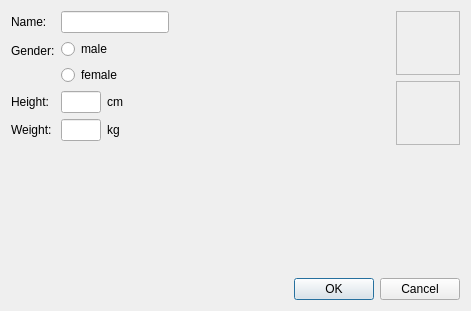
<?xml version="1.0" encoding="UTF-8"?>
<ui version="4.0">
 <class>PlayerInformationDialog</class>
 <widget class="QDialog" name="PlayerInformationDialog">
  <property name="geometry">
   <rect>
    <x>0</x>
    <y>0</y>
    <width>471</width>
    <height>311</height>
   </rect>
  </property>
  <property name="windowTitle">
   <string>Player</string>
  </property>
  <layout class="QVBoxLayout" name="verticalLayout">
   <item>
    <layout class="QHBoxLayout" name="horizontalLayout">
     <property name="spacing">
      <number>-1</number>
     </property>
     <item>
      <layout class="QFormLayout" name="formLayout">
       <property name="fieldGrowthPolicy">
        <enum>QFormLayout::FieldsStayAtSizeHint</enum>
       </property>
       <item row="0" column="0">
        <widget class="QLabel" name="label">
         <property name="text">
          <string>Name:</string>
         </property>
        </widget>
       </item>
       <item row="1" column="0">
        <widget class="QLabel" name="label_2">
         <property name="text">
          <string>Gender:</string>
         </property>
        </widget>
       </item>
       <item row="2" column="0">
        <widget class="QLabel" name="label_3">
         <property name="text">
          <string>Height:</string>
         </property>
        </widget>
       </item>
       <item row="3" column="0">
        <widget class="QLabel" name="label_4">
         <property name="text">
          <string>Weight:</string>
         </property>
        </widget>
       </item>
       <item row="0" column="1">
        <widget class="QLineEdit" name="lineEditName"/>
       </item>
       <item row="1" column="1">
        <layout class="QVBoxLayout" name="verticalLayout_3">
         <item>
          <widget class="QRadioButton" name="radioButtonMale">
           <property name="text">
            <string>male</string>
           </property>
           <attribute name="buttonGroup">
            <string notr="true">buttonGroupGender</string>
           </attribute>
          </widget>
         </item>
         <item>
          <widget class="QRadioButton" name="radioButtonFemale">
           <property name="text">
            <string>female</string>
           </property>
           <attribute name="buttonGroup">
            <string notr="true">buttonGroupGender</string>
           </attribute>
          </widget>
         </item>
        </layout>
       </item>
       <item row="3" column="1">
        <layout class="QHBoxLayout" name="horizontalLayout_2">
         <property name="leftMargin">
          <number>0</number>
         </property>
         <property name="topMargin">
          <number>0</number>
         </property>
         <item>
          <widget class="QLineEdit" name="lineEditWeight">
           <property name="maximumSize">
            <size>
             <width>40</width>
             <height>16777215</height>
            </size>
           </property>
           <property name="inputMask">
            <string>000</string>
           </property>
           <property name="text">
            <string/>
           </property>
           <property name="maxLength">
            <number>3</number>
           </property>
          </widget>
         </item>
         <item>
          <widget class="QLabel" name="label_5">
           <property name="text">
            <string>kg</string>
           </property>
          </widget>
         </item>
        </layout>
       </item>
       <item row="2" column="1">
        <layout class="QHBoxLayout" name="horizontalLayout_3">
         <property name="leftMargin">
          <number>0</number>
         </property>
         <property name="topMargin">
          <number>0</number>
         </property>
         <item>
          <widget class="QLineEdit" name="lineEditHeight">
           <property name="maximumSize">
            <size>
             <width>40</width>
             <height>16777215</height>
            </size>
           </property>
           <property name="inputMask">
            <string>000</string>
           </property>
          </widget>
         </item>
         <item>
          <widget class="QLabel" name="label_6">
           <property name="text">
            <string>cm</string>
           </property>
          </widget>
         </item>
        </layout>
       </item>
      </layout>
     </item>
     <item>
      <layout class="QVBoxLayout" name="verticalLayout_2">
       <item>
        <widget class="ImageWell" name="image">
         <property name="sizePolicy">
          <sizepolicy hsizetype="Fixed" vsizetype="Fixed">
           <horstretch>0</horstretch>
           <verstretch>0</verstretch>
          </sizepolicy>
         </property>
         <property name="minimumSize">
          <size>
           <width>64</width>
           <height>64</height>
          </size>
         </property>
         <property name="maximumSize">
          <size>
           <width>64</width>
           <height>64</height>
          </size>
         </property>
         <property name="frameShape">
          <enum>QFrame::StyledPanel</enum>
         </property>
         <property name="frameShadow">
          <enum>QFrame::Raised</enum>
         </property>
        </widget>
       </item>
       <item>
        <widget class="ImageWell" name="color">
         <property name="sizePolicy">
          <sizepolicy hsizetype="Fixed" vsizetype="Fixed">
           <horstretch>62</horstretch>
           <verstretch>62</verstretch>
          </sizepolicy>
         </property>
         <property name="minimumSize">
          <size>
           <width>64</width>
           <height>64</height>
          </size>
         </property>
         <property name="maximumSize">
          <size>
           <width>64</width>
           <height>64</height>
          </size>
         </property>
         <property name="frameShape">
          <enum>QFrame::StyledPanel</enum>
         </property>
         <property name="frameShadow">
          <enum>QFrame::Raised</enum>
         </property>
        </widget>
       </item>
       <item>
        <spacer name="verticalSpacer">
         <property name="orientation">
          <enum>Qt::Vertical</enum>
         </property>
         <property name="sizeHint" stdset="0">
          <size>
           <width>20</width>
           <height>40</height>
          </size>
         </property>
        </spacer>
       </item>
      </layout>
     </item>
    </layout>
   </item>
   <item>
    <widget class="QDialogButtonBox" name="buttonBox">
     <property name="orientation">
      <enum>Qt::Horizontal</enum>
     </property>
     <property name="standardButtons">
      <set>QDialogButtonBox::Cancel|QDialogButtonBox::Ok</set>
     </property>
    </widget>
   </item>
  </layout>
  <action name="actionClose">
   <property name="text">
    <string>Close</string>
   </property>
   <property name="shortcut">
    <string>Ctrl+W</string>
   </property>
  </action>
 </widget>
 <customwidgets>
  <customwidget>
   <class>ImageWell</class>
   <extends>QFrame</extends>
   <header location="global">ui/widgets/imagewell.h</header>
   <container>1</container>
  </customwidget>
 </customwidgets>
 <resources/>
 <connections>
  <connection>
   <sender>buttonBox</sender>
   <signal>accepted()</signal>
   <receiver>PlayerInformationDialog</receiver>
   <slot>accept()</slot>
   <hints>
    <hint type="sourcelabel">
     <x>248</x>
     <y>254</y>
    </hint>
    <hint type="destinationlabel">
     <x>157</x>
     <y>274</y>
    </hint>
   </hints>
  </connection>
  <connection>
   <sender>buttonBox</sender>
   <signal>rejected()</signal>
   <receiver>PlayerInformationDialog</receiver>
   <slot>reject()</slot>
   <hints>
    <hint type="sourcelabel">
     <x>316</x>
     <y>260</y>
    </hint>
    <hint type="destinationlabel">
     <x>286</x>
     <y>274</y>
    </hint>
   </hints>
  </connection>
 </connections>
 <buttongroups>
  <buttongroup name="buttonGroupGender"/>
 </buttongroups>
</ui>
